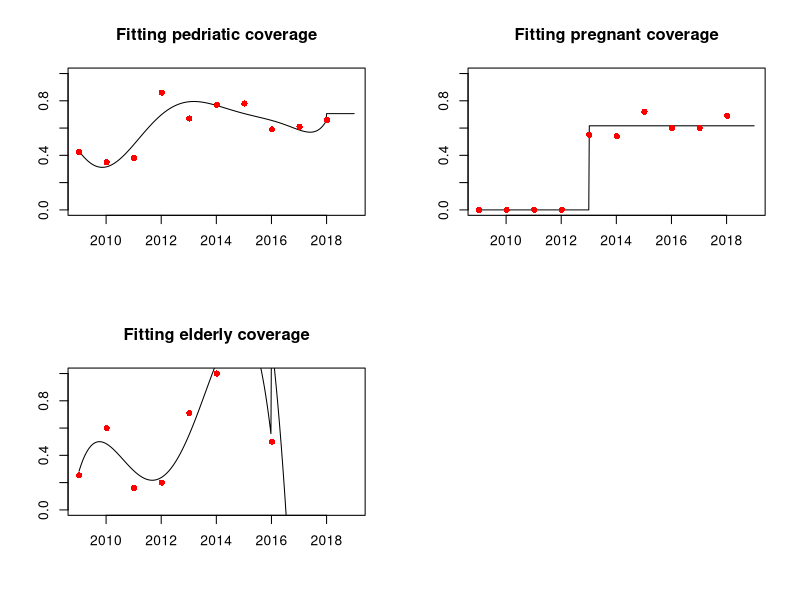

The R source for this figure:
pedi<-c(0.425,0.35,0.38,0.86,0.67,0.771,0.78,0.59,0.61,0.66) # de 2009 en adelante fuente: https://ais.paho.org/imm/InfluenzaCoverageMap.asp
ges<-c(0,0,0,0,0.55,0.54,0.72,0.6,0.6,0.69) # 
adulm<-c(0.253,0.6,0.16,0.2,0.71,1,NA,0.5,NA,NA) #
year<-2009:2018
data1<-data.frame(year,pedi,ges,adulm)

# fitting models will be designed
start.year <- 2009
final.year <- 2018
number.years <- final.year - start.year + 1
data1$week <- seq(1, 52*number.years, 52)

par(mfrow=c(2,2))

# linear model for pediatric vaccine
pedi.model <- lm(formula = pedi ~ poly(week,7,raw = TRUE), data=data1)
coef(pedi.model)
t <- 1:(number.years*52)
pedi.fun <- (coef(pedi.model)[1] +  coef(pedi.model)[2]*t + coef(pedi.model)[3]*t^2 + coef(pedi.model)[4]*t^3 + coef(pedi.model)[5]*t^4 + coef(pedi.model)[6]*t^5 + coef(pedi.model)[7]*t^6 + coef(pedi.model)[8]*t^7)*(t<(9*52)) + mean(pedi[4:10])*(t>(9*52-1))# this is the model
plot(t/52+2009, pedi.fun, type = "l", main="Fitting pedriatic coverage",ylim=c(0,1),ylab="",xlab="")   
points(data1$week/52+2009, data1$pedi, col="red", pch=16)

# linear model for pregnant vaccine
ges.model <- mean(ges[5:10])
coef(pedi.model)
t <- 1:(number.years*52)
ges.fun <- ges.model*(t>(52*4))
plot(t/52+2009, ges.fun, type = "l", main="Fitting pregnant coverage",ylim=c(0,1),ylab="",xlab="")   
points(data1$week/52+2009, data1$ges, col="red", pch=16)

# linear model for ederly vaccine
adulm.model <- lm(formula = adulm ~ poly(week,4,raw = TRUE), data=data1)
coef(adulm.model)
t <- 1:(number.years*52)
adulm.fun <- (coef(adulm.model)[1] +  coef(adulm.model)[2]*t + coef(adulm.model)[3]*t^2 + coef(adulm.model)[4]*t^3 + coef(adulm.model)[5]*t^4) + mean(adulm[5],adulm[6],adulm[8])*(t>(7*52-1)) # this is the model
plot(t/52+2009, adulm.fun, type = "l", main="Fitting elderly coverage",ylim=c(0,1),ylab="",xlab="")    
points(data1$week/52+2009, data1$adulm, col="red", pch=16)

